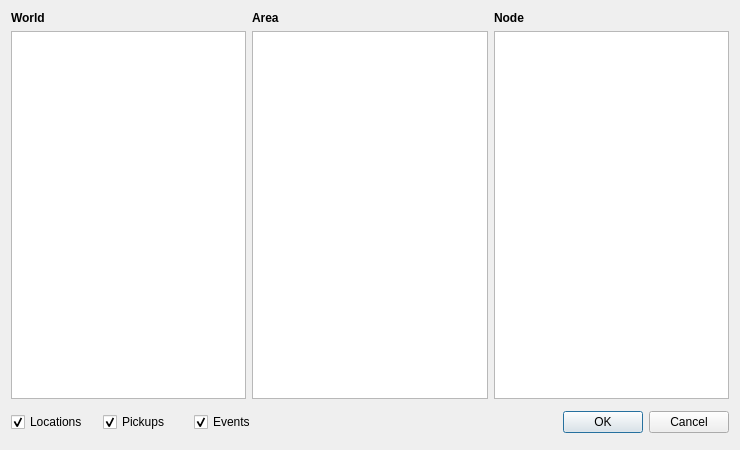
<?xml version="1.0" encoding="UTF-8"?>
<ui version="4.0">
 <class>AreaPickerDialog</class>
 <widget class="QDialog" name="AreaPickerDialog">
  <property name="windowModality">
   <enum>Qt::ApplicationModal</enum>
  </property>
  <property name="geometry">
   <rect>
    <x>0</x>
    <y>0</y>
    <width>740</width>
    <height>450</height>
   </rect>
  </property>
  <property name="windowTitle">
   <string>Area Picker</string>
  </property>
  <property name="modal">
   <bool>true</bool>
  </property>
  <layout class="QGridLayout" name="gridLayout">
   <item row="1" column="2">
    <widget class="QListWidget" name="nodeList">
     <property name="horizontalScrollBarPolicy">
      <enum>Qt::ScrollBarAlwaysOff</enum>
     </property>
     <property name="showDropIndicator" stdset="0">
      <bool>false</bool>
     </property>
     <property name="sortingEnabled">
      <bool>true</bool>
     </property>
    </widget>
   </item>
   <item row="1" column="0">
    <widget class="QListWidget" name="worldList">
     <property name="horizontalScrollBarPolicy">
      <enum>Qt::ScrollBarAlwaysOff</enum>
     </property>
     <property name="showDropIndicator" stdset="0">
      <bool>false</bool>
     </property>
     <property name="sortingEnabled">
      <bool>true</bool>
     </property>
    </widget>
   </item>
   <item row="0" column="2">
    <widget class="QLabel" name="nodeLabel">
     <property name="font">
      <font>
       <bold>true</bold>
      </font>
     </property>
     <property name="text">
      <string>Node</string>
     </property>
    </widget>
   </item>
   <item row="0" column="0">
    <widget class="QLabel" name="worldLabel">
     <property name="font">
      <font>
       <bold>true</bold>
      </font>
     </property>
     <property name="text">
      <string>World</string>
     </property>
    </widget>
   </item>
   <item row="1" column="1">
    <widget class="QListWidget" name="areaList">
     <property name="horizontalScrollBarPolicy">
      <enum>Qt::ScrollBarAlwaysOff</enum>
     </property>
     <property name="showDropIndicator" stdset="0">
      <bool>false</bool>
     </property>
     <property name="sortingEnabled">
      <bool>true</bool>
     </property>
    </widget>
   </item>
   <item row="0" column="1">
    <widget class="QLabel" name="areaLabel">
     <property name="font">
      <font>
       <bold>true</bold>
      </font>
     </property>
     <property name="text">
      <string>Area</string>
     </property>
    </widget>
   </item>
   <item row="3" column="2">
    <widget class="QDialogButtonBox" name="confirmButtonBox">
     <property name="sizePolicy">
      <sizepolicy hsizetype="Expanding" vsizetype="Fixed">
       <horstretch>0</horstretch>
       <verstretch>0</verstretch>
      </sizepolicy>
     </property>
     <property name="orientation">
      <enum>Qt::Horizontal</enum>
     </property>
     <property name="standardButtons">
      <set>QDialogButtonBox::Cancel|QDialogButtonBox::Ok</set>
     </property>
    </widget>
   </item>
   <item row="2" column="0" rowspan="3" colspan="2">
    <layout class="QHBoxLayout" name="nodeFiltersLayout">
     <property name="rightMargin">
      <number>208</number>
     </property>
     <item>
      <widget class="QCheckBox" name="locationsCheckBox">
       <property name="text">
        <string>Locations</string>
       </property>
       <property name="checked">
        <bool>true</bool>
       </property>
      </widget>
     </item>
     <item>
      <widget class="QCheckBox" name="pickupsCheckBox">
       <property name="text">
        <string>Pickups</string>
       </property>
       <property name="checked">
        <bool>true</bool>
       </property>
      </widget>
     </item>
     <item>
      <widget class="QCheckBox" name="eventsCheckBox">
       <property name="text">
        <string>Events</string>
       </property>
       <property name="checked">
        <bool>true</bool>
       </property>
      </widget>
     </item>
    </layout>
   </item>
  </layout>
 </widget>
 <resources/>
 <connections>
  <connection>
   <sender>confirmButtonBox</sender>
   <signal>accepted()</signal>
   <receiver>AreaPickerDialog</receiver>
   <slot>accept()</slot>
   <hints>
    <hint type="sourcelabel">
     <x>248</x>
     <y>254</y>
    </hint>
    <hint type="destinationlabel">
     <x>157</x>
     <y>274</y>
    </hint>
   </hints>
  </connection>
  <connection>
   <sender>confirmButtonBox</sender>
   <signal>rejected()</signal>
   <receiver>AreaPickerDialog</receiver>
   <slot>reject()</slot>
   <hints>
    <hint type="sourcelabel">
     <x>316</x>
     <y>260</y>
    </hint>
    <hint type="destinationlabel">
     <x>286</x>
     <y>274</y>
    </hint>
   </hints>
  </connection>
 </connections>
</ui>
